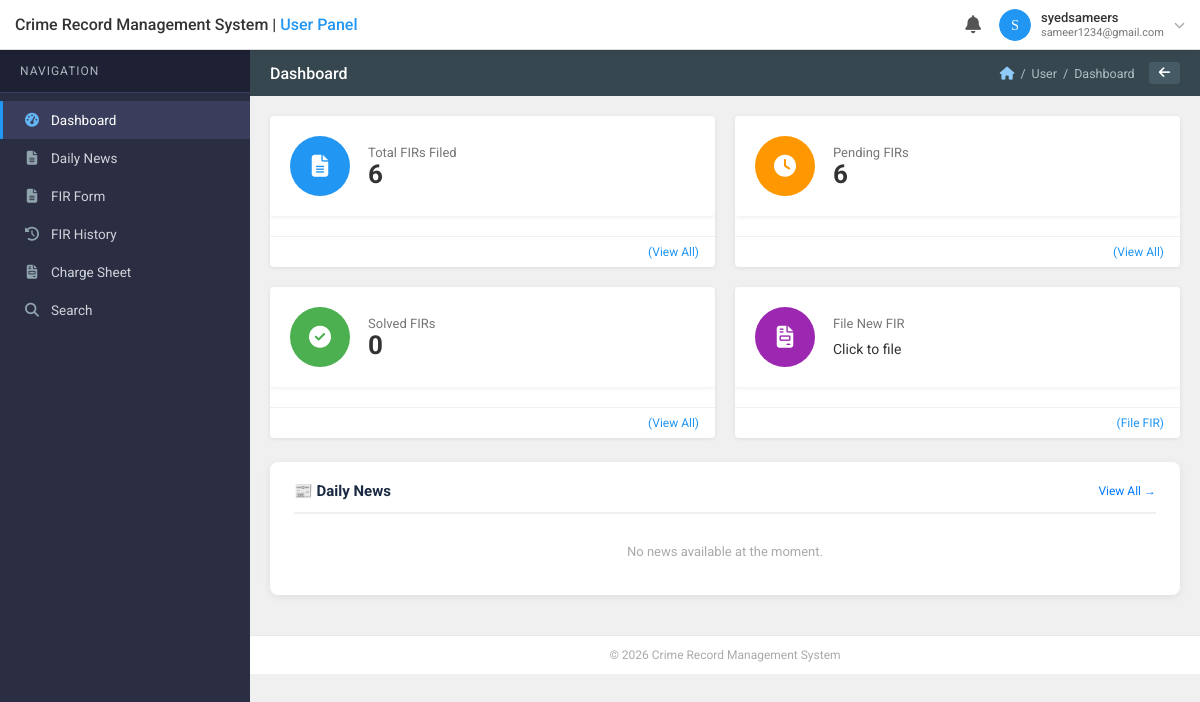
/reports/user/dashboard.php (signed in), run on an earlier commit of the app's database.
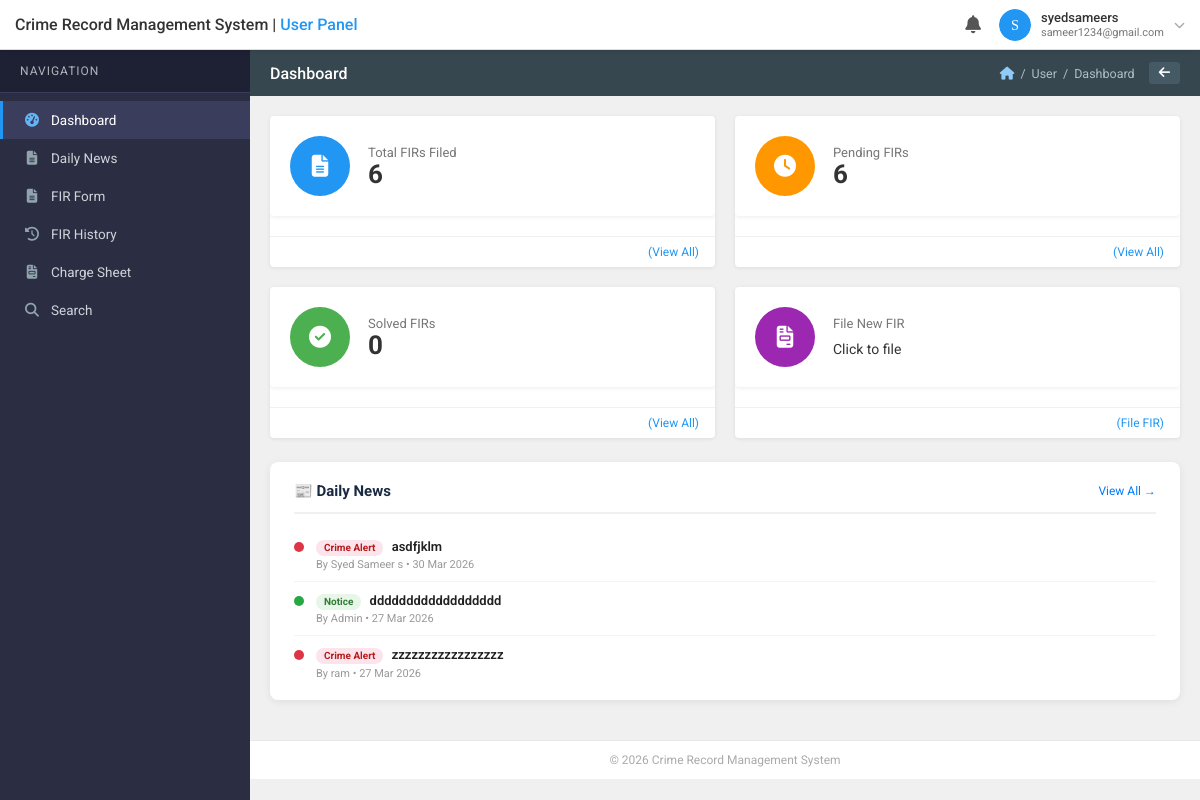
And on a later commit of the database.
### tables this page shows
CREATE TABLE `news` (
  `id` int(11) NOT NULL,
  `title` varchar(255) NOT NULL,
  `content` text NOT NULL,
  `image` varchar(255) DEFAULT NULL,
  `category` enum('General','Crime Alert','Missing Person','Notice','Update') DEFAULT 'General',
  `posted_by` int(11) NOT NULL,
  `posted_by_role` enum('admin','police') NOT NULL,
  `posted_by_name` varchar(100) NOT NULL,
  `station_id` int(11) DEFAULT NULL,
  `is_active` tinyint(1) DEFAULT 1,
  `created_at` datetime DEFAULT current_timestamp(),
  `updated_at` datetime DEFAULT current_timestamp() ON UPDATE current_timestamp()
);

### reports/user/dashboard.php (the view, shortened to what this page needs)
<?php
require_once '../includes/config.php';
$uid = $_SESSION['userid'];
$total_fir   = mysqli_fetch_row(mysqli_query($con, "SELECT COUNT(*) FROM tbl_fir WHERE UserID=$uid"))[0];
$pending_fir = mysqli_fetch_row(mysqli_query($con, "SELECT COUNT(*) FROM tbl_fir WHERE UserID=$uid AND FIRStatus='Pending'"))[0];
$solved_fir  = mysqli_fetch_row(mysqli_query($con, "SELECT COUNT(*) FROM tbl_fir WHERE UserID=$uid AND FIRStatus='Solved'"))[0];
$latest_news = mysqli_query($con, "SELECT * FROM news WHERE is_active=1 ORDER BY created_at DESC LIMIT 3");
include '../includes/user-header.php';
?>
<div style="display:grid;grid-template-columns:1fr 1fr;gap:20px;">
  <div class="card" style="margin-bottom:0;">
    <div class="stat-card">
      <div class="stat-icon fir"><i class="fas fa-file-alt"></i></div>
      <div class="stat-info">
        <p>Total FIRs Filed</p>
        <h3><?php echo $total_fir; ?></h3>
      </div>
    </div>
    <a href="fir-history.php" class="stat-link">(View All)</a>
  </div>
  <div class="card" style="margin-bottom:0;">
    <div class="stat-card">
      <div class="stat-icon history"><i class="fas fa-clock"></i></div>
      <div class="stat-info">
        <p>Pending FIRs</p>
        <h3><?php echo $pending_fir; ?></h3>
      </div>
    </div>
    <a href="fir-history.php" class="stat-link">(View All)</a>
  </div>
  <div class="card" style="margin-bottom:0;">
    <div class="stat-card">
      <div class="stat-icon" style="background:#4CAF50;"><i class="fas fa-check-circle"></i></div>
      <div class="stat-info">
        <p>Solved FIRs</p>
        <h3><?php echo $solved_fir; ?></h3>
      </div>
    </div>
    <a href="fir-history.php" class="stat-link">(View All)</a>
  </div>
  <div class="card" style="margin-bottom:0;">
    <div class="stat-card">
      <div class="stat-icon cs"><i class="fas fa-file-invoice"></i></div>
      <div class="stat-info">
        <p>File New FIR</p>
        <h3><span style="font-size:14px;font-weight:400;">Click to file</span></h3>
      </div>
    </div>
    <a href="fir-form.php" class="stat-link">(File FIR)</a>
  </div>
</div>
<div class="news-widget">
  <div class="news-widget-header">
    <h3>📰 Daily News</h3>
    <a href="all_news.php">View All →</a>
  </div>
  <?php if (mysqli_num_rows($latest_news) === 0): ?>
    <p class="nw-empty">No news available at the moment.</p>
  <?php else: ?>
    <?php while ($nrow = mysqli_fetch_assoc($latest_news)):
      $cat_cls = match($nrow['category']) {
          'Crime Alert'    => 'crime',
          'Missing Person' => 'missing',
          'Notice'         => 'notice',
          'Update'         => 'update',
          default          => 'general'
      };
    ?>
    <div class="nw-item">
      <div class="nw-dot <?= $cat_cls ?>"></div>
      <div>
        <div class="nw-title">
          <span class="nw-badge nb-<?= $cat_cls ?>"><?= $nrow['category'] ?></span>
          <?= htmlspecialchars($nrow['title']) ?>
        </div>
        <div class="nw-meta">
          By <?= htmlspecialchars($nrow['posted_by_name']) ?>
          &bull; <?= date('d M Y', strtotime($nrow['created_at'])) ?>
        </div>
      </div>
    </div>
    <?php endwhile; ?>
  <?php endif; ?>
</div>
<?php include '../includes/user-footer.php'; ?>

What changed in the data, as far as the page shows it:
added news: category "Crime Alert", title "asdfjklm", posted_by_name "Syed Sameer s", created_at "30 Mar 2026"
added news: category "Notice", title "dddddddddddddddddd", posted_by_name "Admin", created_at "27 Mar 2026"
added news: category "Crime Alert", title "zzzzzzzzzzzzzzzzz", posted_by_name "ram", created_at "27 Mar 2026"
Also different on the page:
text no longer shown: "No news available at the moment."
